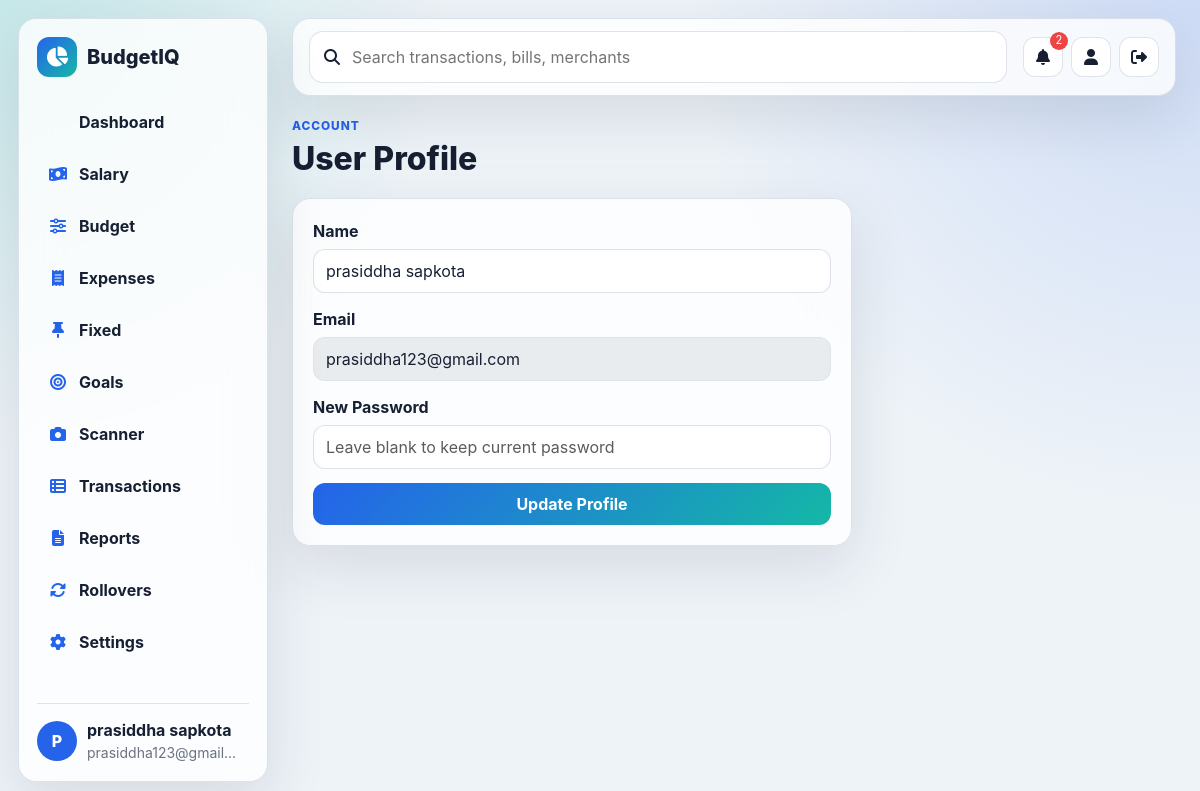
Page /profile (signed in) on the committed database.
### models.py (models this page shows, shortened)
class User(UserMixin, db.Model):
    __tablename__ = "users"
    id = db.Column(db.Integer, primary_key=True)
    name = db.Column(db.String(120), nullable=False)
    email = db.Column(db.String(255), nullable=False, unique=True, index=True)
    password_hash = db.Column(db.String(255), nullable=False)
    created_at = db.Column(db.DateTime, default=datetime.utcnow)

### routes/main.py (the view, shortened to what this page needs)
@main_bp.route("/profile", methods=["GET", "POST"])
@login_required
def profile():
    return render_template("profile.html")

### templates/profile.html
{% extends "base.html" %}
{% block content %}
<section class="page-head"><div><p class="eyebrow">Account</p><h1>User Profile</h1></div></section>
<form class="glass-panel stack-form narrow" method="post">
  <label>Name<input class="form-control" name="name" value="{{ current_user.name }}" required></label>
  <label>Email<input class="form-control" value="{{ current_user.email }}" disabled></label>
  <label>New Password<input class="form-control" type="password" name="password" minlength="6" placeholder="Leave blank to keep current password"></label>
  <button class="btn btn-primary">Update Profile</button>
</form>
{% endblock %}

### templates/base.html (shortened to what this page needs)
<!doctype html>
<html lang="en" data-theme="{{ active_theme }}">
<head>
  <link href="https://cdn.jsdelivr.net/npm/bootstrap@5.3.3/dist/css/bootstrap.min.css" rel="stylesheet">
  <link href="https://cdnjs.cloudflare.com/ajax/libs/font-awesome/6.5.2/css/all.min.css" rel="stylesheet">
  <link href="{{ url_for('static', filename='css/style.css') }}" rel="stylesheet">
</head>
<body>
  {% if current_user.is_authenticated %}
  <aside class="sidebar glass-panel">
    <div class="brand"><span class="brand-icon"><i class="fa-solid fa-chart-pie"></i></span><span>BudgetIQ</span></div>
    <nav>
      <a href="{{ url_for('main.dashboard') }}"> Dashboard</a>
      <a href="{{ url_for('main.salary') }}"><i class="fa-solid fa-money-bill-wave"></i> Salary</a>
      <a href="{{ url_for('main.budget') }}"><i class="fa-solid fa-sliders"></i> Budget</a>
      <a href="{{ url_for('main.expenses') }}"><i class="fa-solid fa-receipt"></i> Expenses</a>
      <a href="{{ url_for('main.fixed') }}"><i class="fa-solid fa-thumbtack"></i> Fixed</a>
      <a href="{{ url_for('main.goals') }}"><i class="fa-solid fa-bullseye"></i> Goals</a>
      <a href="{{ url_for('main.scanner') }}"><i class="fa-solid fa-camera"></i> Scanner</a>
      <a href="{{ url_for('main.transactions') }}"><i class="fa-solid fa-table-list"></i> Transactions</a>
      <a href="{{ url_for('main.reports') }}"><i class="fa-solid fa-file-lines"></i> Reports</a>
      <a href="{{ url_for('main.rollovers') }}"><i class="fa-solid fa-rotate"></i> Rollovers</a>
      <a href="{{ url_for('main.settings') }}"><i class="fa-solid fa-gear"></i> Settings</a>
    </nav>
    <div class="profile-chip">
      <div class="avatar">{{ current_user.name[:1]|upper }}</div>
      <div><strong>{{ current_user.name }}</strong><small>{{ current_user.email }}</small></div>
    </div>
  </aside>
  {% endif %}
  <main class="{% if current_user.is_authenticated %}app-shell{% else %}auth-shell{% endif %}">
    {% if current_user.is_authenticated %}
    <header class="topbar glass-panel">
      <form class="searchbar" action="{{ url_for('main.transactions') }}">
        <i class="fa-solid fa-magnifying-glass"></i>
        <input name="q" placeholder="Search transactions, bills, merchants">
      </form>
      <div class="top-actions">
        <form method="post" action="{{ url_for('main.mark_notifications_read') }}">
          <button class="icon-btn" title="Notifications"><i class="fa-solid fa-bell"></i>{% if unread_count %}<span>{{ unread_count }}</span>{% endif %}</button>
        </form>
        <a class="icon-btn" href="{{ url_for('main.profile') }}" title="Profile"><i class="fa-solid fa-user"></i></a>
        <a class="icon-btn" href="{{ url_for('auth.logout') }}" title="Logout"><i class="fa-solid fa-right-from-bracket"></i></a>
      </div>
    </header>
    {% endif %}
    {% block content %}{% endblock %}
  </main>
</body>
</html>

### static/css/style.css (style rules this page uses)
:root { --bg: #eef3f8; --panel: rgba(255, 255, 255, 0.78); --panel-strong: rgba(255, 255, 255, 0.92); --text: #172033; --muted: #6b7280; --line: rgba(148, 163, 184, 0.3); --primary: #2563eb; --primary-2: #14b8a6; --danger: #ef4444; --shadow: 0 20px 60px rgba(31, 41, 55, 0.12); }
* { box-sizing: border-box; }
body { min-height: 100vh; margin: 0; color: var(--text); background: radial-gradient(circle at top left, rgba(20, 184, 166, 0.18), transparent 28rem), radial-gradient(circle at top right, rgba(37, 99, 235, 0.16), transparent 32rem), var(--bg); font-family: Inter, "Segoe UI", Arial, sans-serif; }
a { color: var(--primary); text-decoration: none; }
h1 { font-size: 2rem; font-weight: 800; margin: 0; letter-spacing: 0; }
small, .muted { color: var(--muted); }
.glass-panel { background: var(--panel); border: 1px solid var(--line); border-radius: 18px; box-shadow: var(--shadow); backdrop-filter: blur(18px); }
.sidebar { position: fixed; inset: 18px auto 18px 18px; width: 250px; padding: 18px; display: flex; flex-direction: column; z-index: 10; }
.brand { display: flex; align-items: center; gap: 10px; font-size: 1.25rem; font-weight: 800; margin-bottom: 22px; }
.brand-icon { width: 40px; height: 40px; display: grid; place-items: center; border-radius: 12px; background: linear-gradient(135deg, var(--primary), var(--primary-2)); color: white; }
.sidebar nav { display: grid; gap: 6px; }
.sidebar nav a { color: var(--text); padding: 11px 12px; border-radius: 12px; display: flex; gap: 12px; align-items: center; font-weight: 650; }
.sidebar nav i { width: 18px; color: var(--primary); text-align: center; }
.profile-chip { margin-top: auto; display: flex; gap: 10px; align-items: center; padding-top: 14px; border-top: 1px solid var(--line); min-width: 0; }
.profile-chip small { display: block; overflow: hidden; text-overflow: ellipsis; white-space: nowrap; max-width: 150px; }
.avatar { width: 40px; height: 40px; border-radius: 50%; display: grid; place-items: center; background: var(--primary); color: #fff; font-weight: 800; }
.app-shell { padding: 18px 24px 40px 292px; }
.topbar { min-height: 72px; padding: 12px 16px; display: flex; align-items: center; gap: 16px; margin-bottom: 22px; }
.searchbar { flex: 1; display: flex; align-items: center; gap: 10px; padding: 12px 14px; border: 1px solid var(--line); border-radius: 14px; background: var(--panel-strong); }
.searchbar input { width: 100%; border: 0; outline: 0; background: transparent; color: var(--text); }
.top-actions, .button-row { display: flex; align-items: center; gap: 8px; }
.icon-btn { position: relative; width: 40px; height: 40px; border: 1px solid var(--line); background: var(--panel-strong); color: var(--text); border-radius: 12px; display: inline-grid; place-items: center; }
.icon-btn span { position: absolute; top: -6px; right: -6px; min-width: 18px; height: 18px; padding: 0 5px; border-radius: 9px; background: var(--danger); color: #fff; font-size: 0.7rem; }
.page-head { display: flex; align-items: center; justify-content: space-between; gap: 16px; margin-bottom: 20px; }
.eyebrow { margin: 0 0 4px; text-transform: uppercase; color: var(--primary); font-size: 0.74rem; font-weight: 800; letter-spacing: 0.08em; }
.stack-form { padding: 20px; display: grid; gap: 14px; }
.stack-form label { display: grid; gap: 6px; font-weight: 700; }
.form-control, .form-select { min-height: 44px; border-radius: 12px; border-color: var(--line); background-color: var(--panel-strong); color: var(--text); }
.btn { border-radius: 12px; font-weight: 750; min-height: 42px; }
.btn-primary { background: linear-gradient(135deg, var(--primary), var(--primary-2)); border: 0; }
.narrow { max-width: 560px; }

### rows in the picture
User: name "P", name "prasiddha sapkota", email "prasiddha123@gmail…", email "prasiddha123@gmail.com"

### other values in the picture
{{ unread_count }} "2"
